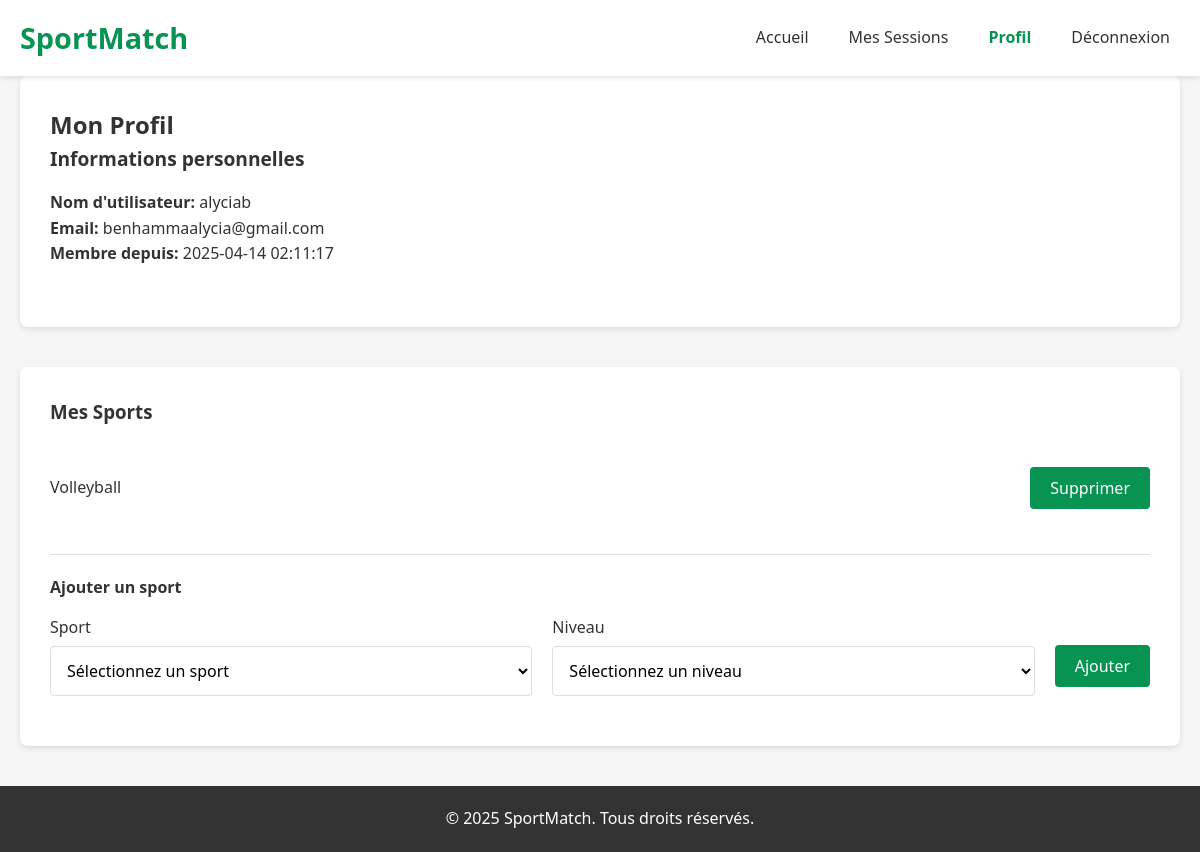
Screenshot of /profile (signed in) with the database file from the repository.
### tables this page shows
CREATE TABLE users (
        id INTEGER PRIMARY KEY AUTOINCREMENT,
        username TEXT NOT NULL UNIQUE,
        password_hash TEXT NOT NULL,
        email TEXT NOT NULL UNIQUE,
        created_at TIMESTAMP NOT NULL
    );

CREATE TABLE user_sports (
        id INTEGER PRIMARY KEY AUTOINCREMENT,
        user_id INTEGER NOT NULL,
        sport_id INTEGER NOT NULL,
        skill_level_id INTEGER NOT NULL,
        FOREIGN KEY (user_id) REFERENCES users (id),
        FOREIGN KEY (sport_id) REFERENCES sports (id),
        FOREIGN KEY (skill_level_id) REFERENCES skill_levels (id),
        UNIQUE (user_id, sport_id)
    );

CREATE TABLE sports (
        id INTEGER PRIMARY KEY AUTOINCREMENT,
        name TEXT NOT NULL UNIQUE
    );

### app.py (the view)
@app.route('/profile', methods=['GET'])
@login_required
def profile():
    user = model.get_user(session['user_id'])
    user_sports = model.get_user_sports(session['user_id'])
    sports = model.get_all_sports()
    skill_levels = model.get_all_skill_levels()
    return render_template('profile.html',
                          user=user,
                          user_sports=user_sports,
                          sports=sports,
                          skill_levels=skill_levels)

### app.py (called while the page is built)
def login_required(f):
    @wraps(f)
    def decorated_function(*args, **kwargs):
        if 'user_id' not in session:
            return redirect(url_for('login', next=request.url))
        return f(*args, **kwargs)
    return decorated_function

### data_model.py (called while the page is built)
def get_db_connection():
    conn = sqlite3.connect('sportmatch.db')
    conn.row_factory = sqlite3.Row
    return conn

def get_user(user_id):
    conn = get_db_connection()
    user = conn.execute('SELECT * FROM users WHERE id = ?', (user_id,)).fetchone()
    conn.close()
    return user

def get_all_sports():
    conn = get_db_connection()
    sports = conn.execute('SELECT * FROM sports').fetchall()
    conn.close()
    return sports

def get_user_sports(user_id):
    conn = get_db_connection()
    query = '''
    SELECT us.id, us.user_id, us.sport_id, us.skill_level_id,
           s.name as sport_name, sl.level as skill_level
    FROM user_sports us
    JOIN sports s ON us.sport_id = s.id
    JOIN skill_levels sl ON us.skill_level_id = sl.id
    WHERE us.user_id = ?
    '''
    user_sports = conn.execute(query, (user_id,)).fetchall()
    conn.close()
    return user_sports

def get_all_skill_levels():
    conn = get_db_connection()
    skill_levels = conn.execute('SELECT * FROM skill_levels').fetchall()
    conn.close()
    return skill_levels

### templates/profile.html (shortened to what this page needs)
<!DOCTYPE html>
<html lang="fr">
<head>
    <link rel="stylesheet" href="{{ url_for('static', filename='css/style.css') }}">
</head>
<body>
    <header>
        <div class="container">
            <h1>SportMatch</h1>
            <nav>
                <ul>
                    <li><a href="{{ url_for('home') }}">Accueil</a></li>
                    <li><a href="{{ url_for('my_sessions') }}">Mes Sessions</a></li>
                    <li><a href="{{ url_for('profile') }}" class="active">Profil</a></li>
                    <li><a href="{{ url_for('logout') }}">Déconnexion</a></li>
                </ul>
            </nav>
        </div>
    </header>
    <main class="container">
        <section class="profile-section">
            <h2>Mon Profil</h2>
            <div class="profile-info">
                <div class="info-group">
                    <h3>Informations personnelles</h3>
                    <p><strong>Nom d'utilisateur:</strong> {{ user.username }}</p>
                    <p><strong>Email:</strong> {{ user.email }}</p>
                    <p><strong>Membre depuis:</strong> {{ user.created_at }}</p>
                </div>
            </div>
        </section>
        <section class="sports-section">
            <div class="section-header">
                <h3>Mes Sports</h3>
            </div>
            {% if user_sports %}
                <div class="sports-list">
                    {% for sport in user_sports %}
                        <div class="sport-item">
                            <div class="sport-info">
                                <h4>{{ sport.sport_name }}</h4>
                                <span class="level-badge {{ sport.skill_level.lower() }}">{{ sport.skill_level }}</span>
                            </div>
                            <button class="button delete-sport" data-sport-id="{{ sport.sport_id }}">Supprimer</button>
                        </div>
                    {% endfor %}
                </div>
            {% else %}
                <p>Vous n'avez pas encore ajouté de sports à votre profil.</p>
            {% endif %}
            <div class="add-sport">
                <h4>Ajouter un sport</h4>
                <form action="{{ url_for('add_user_sport') }}" method="post">
                    <div class="form-row">
                        <div class="form-group">
                            <label for="sport_id">Sport</label>
                            <select name="sport_id" id="sport_id" required>
                                <option value="">Sélectionnez un sport</option>
                            </select>
                        </div>
                        <div class="form-group">
                            <label for="skill_level_id">Niveau</label>
                            <select name="skill_level_id" id="skill_level_id" required>
                                <option value="">Sélectionnez un niveau</option>
                            </select>
                        </div>
                        <div class="form-actions">
                            <button type="submit" class="button">Ajouter</button>
                        </div>
                    </div>
                </form>
            </div>
        </section>
    </main>
    <footer>
        <div class="container">
            <p>&copy; 2025 SportMatch. Tous droits réservés.</p>
        </div>
    </footer>
</body>
</html>

### static/css/style.css (style rules this page uses)
:root { --primary-color: #099352; --primary-dark: #24673f; --secondary-color: #2ecc71; --secondary-dark: #27ae60; --danger-color: #e74c3c; --danger-dark: #c0392b; --light-gray: #f5f5f5; --gray: #ddd; --dark-gray: #777; --black: #333; --white: #fff; --shadow: 0 2px 5px rgba(0, 0, 0, 0.1); --transition: all 0.3s ease; --level-debutant: #3498db; --level-intermediaire: #2ecc71; --level-avance: #f39c12; --level-expert: #e74c3c; --status-ouvert: #2ecc71; --status-complet: #f39c12; --status-annule: #e74c3c; --status-termine: #7f8c8d; --participant-confirme: #2ecc71; --participant-en-attente: #f39c12; }
* { margin: 0; padding: 0; box-sizing: border-box; font-family: 'Segoe UI', Tahoma, Geneva, Verdana, sans-serif; }
body { background-color: var(--light-gray); color: var(--black); line-height: 1.6; }
.container { width: 100%; max-width: 1200px; margin: 0 auto; padding: 0 20px; }
header { background-color: var(--white); box-shadow: var(--shadow); padding: 15px 0; position: sticky; top: 0; z-index: 100; }
header .container { display: flex; justify-content: space-between; align-items: center; }
header h1 { color: var(--primary-color); font-size: 1.8rem; font-weight: 700; }
nav ul { display: flex; list-style: none; }
nav ul li { margin-left: 20px; }
nav ul li a { color: var(--black); text-decoration: none; font-weight: 500; padding: 5px 10px; border-radius: 4px; transition: var(--transition); }
nav ul li a.active { color: var(--primary-color); font-weight: 700; }
.form-group { margin-bottom: 20px; text-align: left; }
.form-group label { display: block; margin-bottom: 5px; font-weight: 500; color: var(--black); }
.form-group input, .form-group select, .form-group textarea { width: 100%; padding: 12px; border: 1px solid var(--gray); border-radius: 4px; background-color: var(--white); font-size: 1rem; transition: var(--transition); }
.form-actions { margin-top: 30px; text-align: center; }
.form-row { display: flex; gap: 20px; margin-bottom: 20px; }
.form-row .form-group { flex: 1; margin-bottom: 0; }
.button { display: inline-block; padding: 10px 20px; border: none; border-radius: 4px; background-color: var(--primary-color); color: var(--white); font-weight: 500; font-size: 1rem; cursor: pointer; text-decoration: none; transition: var(--transition); text-align: center; }
main { padding: 40px 0; }
section { margin-bottom: 40px; background-color: var(--white); border-radius: 8px; box-shadow: var(--shadow); padding: 30px; }
.section-header { display: flex; justify-content: space-between; align-items: center; margin-bottom: 25px; }
.level-badge { display: inline-block; padding: 3px 8px; border-radius: 50px; font-size: 0.8rem; font-weight: 500; color: var(--white); }
.profile-info { margin-bottom: 30px; }
.info-group { margin-bottom: 20px; padding-bottom: 20px; border-bottom: 1px solid var(--gray); }
.info-group:last-child { border-bottom: none; padding-bottom: 0; }
.info-group h3 { margin-bottom: 15px; font-size: 1.2rem; font-weight: 600; }
.sports-list { margin-bottom: 20px; }
.sport-item { display: flex; justify-content: space-between; align-items: center; padding: 15px 0; border-bottom: 1px solid var(--gray); }
.sport-item:last-child { border-bottom: none; }
.sport-info { display: flex; align-items: center; gap: 10px; }
.sport-info h4 { font-weight: 500; }
.add-sport { margin-top: 30px; padding-top: 20px; border-top: 1px solid var(--gray); }
.add-sport h4 { margin-bottom: 15px; font-weight: 600; }
footer { background-color: var(--black); color: var(--white); padding: 20px 0; text-align: center; margin-top: 40px; }

### rows the page displays
users: username "alyciab", email "benhammaalycia@gmail.com", created_at "2025-04-14 02:11:17"
user_sports: sport_name "Volleyball"
